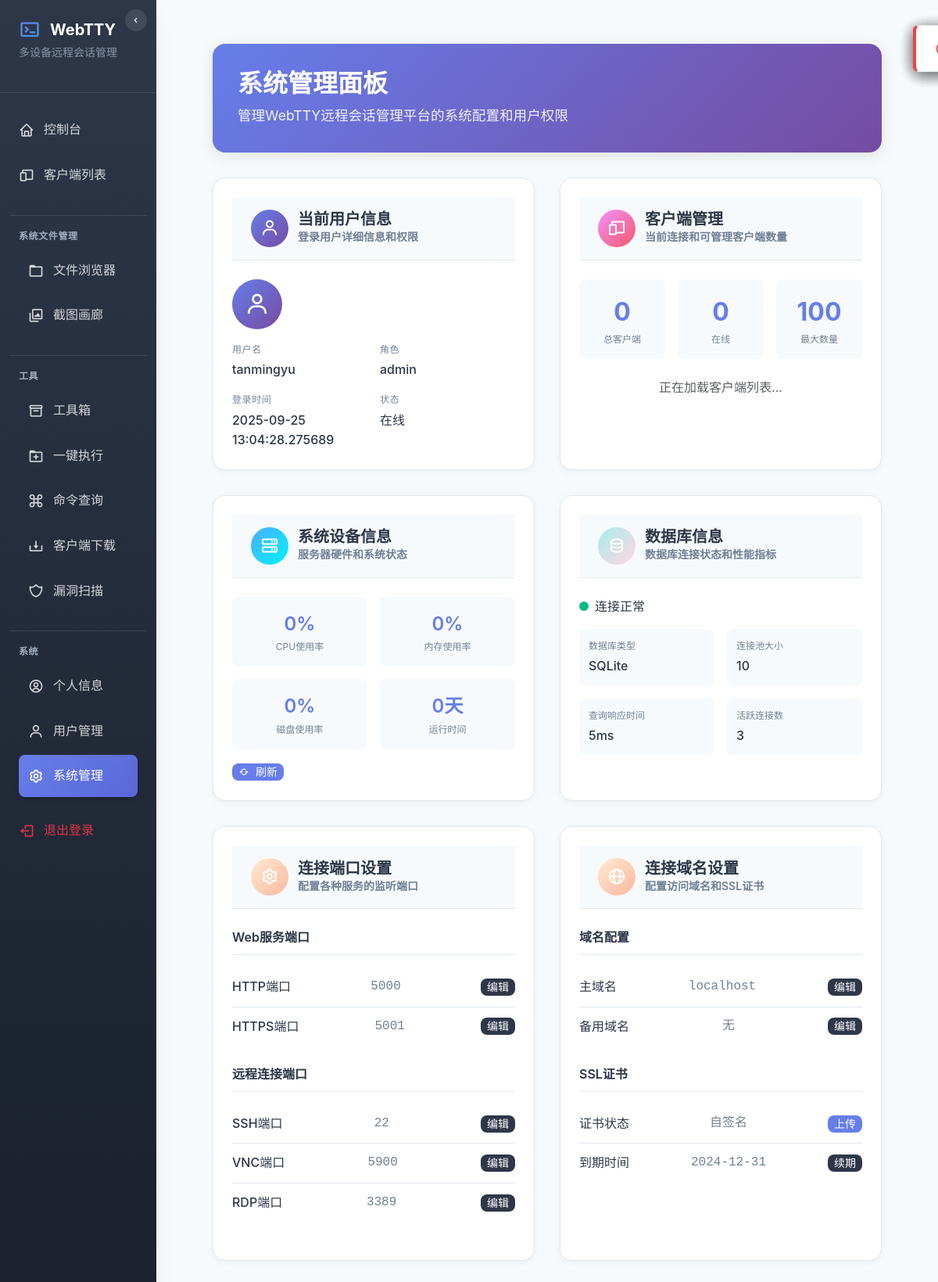
The app's page /admin (signed in), older data.
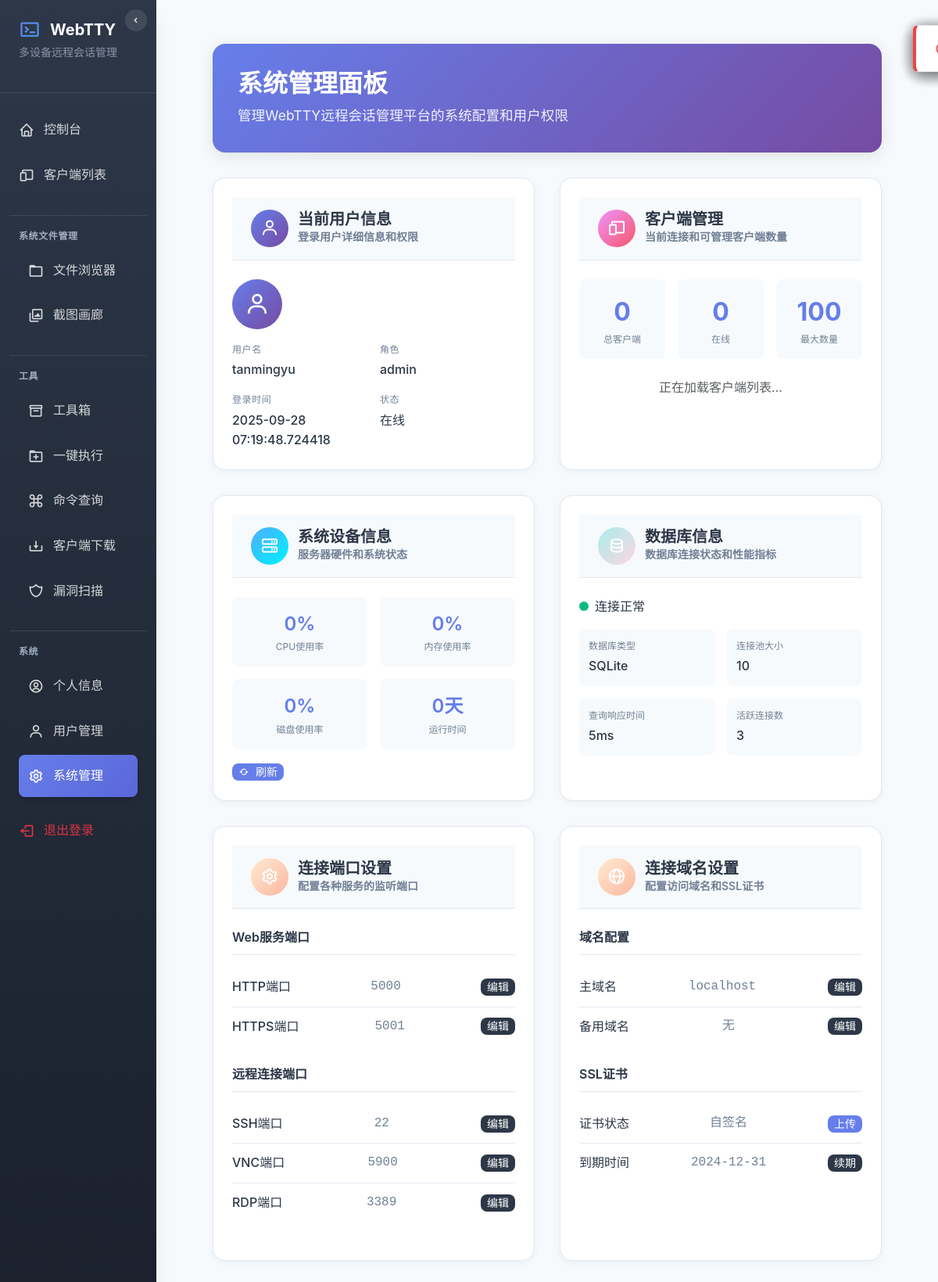
The same page, newer data.
### models.py (models this page shows, shortened)
class User(db.Model, UserMixin):
    __tablename__ = 'users'
    id = db.Column(db.Integer, primary_key=True)
    username = db.Column(db.String(64), unique=True, nullable=False)
    email = db.Column(db.String(120), unique=True, nullable=False)
    password_hash = db.Column(db.String(128), nullable=False)
    role_id = db.Column(db.Integer, db.ForeignKey('roles.id'))
    parent_id = db.Column(db.Integer, db.ForeignKey('users.id'), nullable=True)
    is_active = db.Column(db.Boolean, default=True)
    created_at = db.Column(db.DateTime, default=datetime.utcnow)
    last_login = db.Column(db.DateTime, nullable=True)
    role_type = db.Column('role', db.String(20), nullable=True)
    updated_at = db.Column(db.DateTime, default=datetime.utcnow, onupdate=datetime.utcnow)
    subordinates = db.relationship('User', backref=db.backref('parent', remote_side=[id]), lazy='dynamic')
    @property
    def password(self):
        raise AttributeError('密码不可读')
    def is_administrator(self):
        if hasattr(self, 'role_type') and self.role_type in {RoleType.SUPER_ADMIN.value, RoleType.ADMIN.value}:
            return True
        return bool(getattr(self, 'role', None) and self.role.name in ['admin', 'manager'])
    def is_guest(self):
        return self.role and self.role.name == 'guest'

class Role(db.Model):
    __tablename__ = 'roles'
    id = db.Column(db.Integer, primary_key=True)
    name = db.Column(db.String(20), unique=True, nullable=False)  # admin, manager, user
    description = db.Column(db.String(255))
    users = db.relationship('User', backref='role', lazy='dynamic')

### web/routes/admin_panel.py (the view)
@admin_panel_bp.route('/admin')
@login_required
@non_guest_required
def admin_panel():
    if not hasattr(current_user, 'role') or not current_user.is_administrator():
        return render_template('dashboard/error.html',
                             error_message='权限不足，需要管理员权限才能访问系统管理面板')
    page_data = {
        'current_user': current_user,
        'page_title': '系统管理面板',
        'breadcrumb': [
            {'name': '首页', 'url': '/'},
            {'name': '系统管理', 'url': None}
        ]
    }
    return render_template('dashboard/admin.html', **page_data)

### templates/dashboard/admin.html (shortened to what this page needs)
{% extends "dashboard/base.html" %}
{% block content %}
<div class="admin-container">
  <div class="admin-header">
    <h1 class="admin-title">系统管理面板</h1>
    <p class="admin-subtitle">管理WebTTY远程会话管理平台的系统配置和用户权限</p>
  </div>
  <div class="admin-grid">
    <div class="admin-card user-info">
      <div class="card-header">
        <div class="card-icon">
          <i class='bx bx-user'></i>
        </div>
        <div>
          <h3 class="card-title">当前用户信息</h3>
          <p class="card-subtitle">登录用户详细信息和权限</p>
        </div>
      </div>
      <div class="user-avatar">
        <i class='bx bx-user'></i>
      </div>
      <div class="user-details">
        <div class="user-detail-item">
          <span class="user-detail-label">用户名</span>
          <span class="user-detail-value">{{ current_user.username }}</span>
        </div>
        <div class="user-detail-item">
          <span class="user-detail-label">角色</span>
          <span class="user-detail-value">{{ current_user.role.name|default('用户') }}</span>
        </div>
        <div class="user-detail-item">
          <span class="user-detail-label">登录时间</span>
          <span class="user-detail-value">{{ current_user.last_login|default('未知') }}</span>
        </div>
        <div class="user-detail-item">
          <span class="user-detail-label">状态</span>
          <span class="user-detail-value">在线</span>
        </div>
      </div>
    </div>
    <div class="admin-card clients">
      <div class="card-header">
        <div class="card-icon">
          <i class='bx bx-devices'></i>
        </div>
        <div>
          <h3 class="card-title">客户端管理</h3>
          <p class="card-subtitle">当前连接和可管理客户端数量</p>
        </div>
      </div>
      <div class="client-stats">
        <div class="client-stat">
          <div class="client-stat-number" id="totalClients">0</div>
          <div class="client-stat-label">总客户端</div>
        </div>
        <div class="client-stat">
          <div class="client-stat-number" id="onlineClients">0</div>
          <div class="client-stat-label">在线</div>
        </div>
        <div class="client-stat">
          <div class="client-stat-number" id="maxClients">100</div>
          <div class="client-stat-label">最大数量</div>
        </div>
      </div>
      <div class="client-list" id="clientList">
        <div class="text-center text-muted">正在加载客户端列表...</div>
      </div>
    </div>
    <div class="admin-card system-info">
      <div class="card-header">
        <div class="card-icon">
          <i class='bx bx-server'></i>
        </div>
        <div>
          <h3 class="card-title">系统设备信息</h3>
          <p class="card-subtitle">服务器硬件和系统状态</p>
        </div>
      </div>
      <div class="system-stats">
        <div class="system-stat">
          <div class="system-stat-value" id="cpuUsage">0%</div>
          <div class="system-stat-label">CPU使用率</div>
        </div>
        <div class="system-stat">
          <div class="system-stat-value" id="memoryUsage">0%</div>
          <div class="system-stat-label">内存使用率</div>
        </div>
        <div class="system-stat">
          <div class="system-stat-value" id="diskUsage">0%</div>
          <div class="system-stat-label">磁盘使用率</div>
        </div>
        <div class="system-stat">
          <div class="system-stat-value" id="uptime">0天</div>
          <div class="system-stat-label">运行时间</div>
        </div>
      </div>
      <div class="mt-3">
        <button class="btn btn-primary btn-sm" onclick="refreshSystemInfo()">
          <i class='bx bx-refresh'></i> 刷新
        </button>
      </div>
    </div>
    <div class="admin-card database">
      <div class="card-header">
        <div class="card-icon">
          <i class='bx bx-data'></i>
        </div>
        <div>
          <h3 class="card-title">数据库信息</h3>
          <p class="card-subtitle">数据库连接状态和性能指标</p>
        </div>
      </div>
      <div class="db-status">
        <div class="db-status-indicator" id="dbStatusIndicator"></div>
        <span class="db-status-text" id="dbStatusText">连接正常</span>
      </div>
      <div class="db-info">
        <div class="db-info-item">
          <div class="db-info-label">数据库类型</div>
          <div class="db-info-value" id="dbType">SQLite</div>
        </div>
        <div class="db-info-item">
          <div class="db-info-label">连接池大小</div>
          <div class="db-info-value" id="dbPoolSize">10</div>
        </div>
        <div class="db-info-item">
          <div class="db-info-label">查询响应时间</div>
          <div class="db-info-value" id="dbResponseTime">5ms</div>
        </div>
        <div class="db-info-item">
          <div class="db-info-label">活跃连接数</div>
          <div class="db-info-value" id="dbActiveConnections">3</div>
        </div>
      </div>
    </div>
    <div class="admin-card settings">
      <div class="card-header">
        <div class="card-icon">
          <i class='bx bx-cog'></i>
        </div>
        <div>
          <h3 class="card-title">连接端口设置</h3>
          <p class="card-subtitle">配置各种服务的监听端口</p>
        </div>
      </div>
      <div class="setting-group">
        <div class="setting-group-title">Web服务端口</div>
        <div class="setting-item">
          <span class="setting-label">HTTP端口</span>
          <span class="setting-value">5000</span>
          <div class="setting-actions">
            <button class="btn btn-secondary btn-sm" onclick="editPort('http', 5000)">编辑</button>
          </div>
        </div>
        <div class="setting-item">
          <span class="setting-label">HTTPS端口</span>
          <span class="setting-value">5001</span>
          <div class="setting-actions">
            <button class="btn btn-secondary btn-sm" onclick="editPort('https', 5001)">编辑</button>
          </div>
        </div>
      </div>
      <div class="setting-group">
        <div class="setting-group-title">远程连接端口</div>
        <div class="setting-item">
          <span class="setting-label">SSH端口</span>
          <span class="setting-value">22</span>
          <div class="setting-actions">
            <button class="btn btn-secondary btn-sm" onclick="editPort('ssh', 22)">编辑</button>
          </div>
        </div>
        <div class="setting-item">
          <span class="setting-label">VNC端口</span>
          <span class="setting-value">5900</span>
          <div class="setting-actions">
            <button class="btn btn-secondary btn-sm" onclick="editPort('vnc', 5900)">编辑</button>
          </div>
        </div>
        <div class="setting-item">
          <span class="setting-label">RDP端口</span>
          <span class="setting-value">3389</span>
          <div class="setting-actions">
            <button class="btn btn-secondary btn-sm" onclick="editPort('rdp', 3389)">编辑</button>
          </div>
        </div>
      </div>
    </div>
    <div class="admin-card settings">
      <div class="card-header">
        <div class="card-icon">
          <i class='bx bx-globe'></i>
        </div>
        <div>
          <h3 class="card-title">连接域名设置</h3>
          <p class="card-subtitle">配置访问域名和SSL证书</p>
        </div>
      </div>
      <div class="setting-group">
        <div class="setting-group-title">域名配置</div>
        <div class="setting-item">
          <span class="setting-label">主域名</span>
          <span class="setting-value" id="mainDomain">localhost</span>
          <div class="setting-actions">
            <button class="btn btn-secondary btn-sm" onclick="editDomain('main')">编辑</button>
          </div>
        </div>
        <div class="setting-item">
          <span class="setting-label">备用域名</span>
          <span class="setting-value" id="backupDomain">无</span>
          <div class="setting-actions">
            <button class="btn btn-secondary btn-sm" onclick="editDomain('backup')">编辑</button>
          </div>
        </div>
      </div>
      <div class="setting-group">
        <div class="setting-group-title">SSL证书</div>
        <div class="setting-item">
          <span class="setting-label">证书状态</span>
          <span class="setting-value" id="sslStatus">自签名</span>
          <div class="setting-actions">
            <button class="btn btn-primary btn-sm" onclick="uploadSSL()">上传</button>
          </div>
        </div>
        <div class="setting-item">
          <span class="setting-label">到期时间</span>
          <span class="setting-value" id="sslExpiry">2024-12-31</span>
          <div class="setting-actions">
            <button class="btn btn-secondary btn-sm" onclick="renewSSL()">续期</button>
          </div>
        </div>
      </div>
    </div>
  </div>
</div>
{% endblock %}

### templates/dashboard/base.html (shortened to what this page needs)
<!DOCTYPE html>
<html lang="zh-CN">
<head>
  <link href="https://cdn.jsdelivr.net/npm/bootstrap@5.3.0/dist/css/bootstrap.min.css" rel="stylesheet">
  <link href="https://cdn.jsdelivr.net/npm/boxicons@2.0.7/css/boxicons.min.css" rel="stylesheet">
  <link rel="stylesheet" href="{{ url_for('static', filename='css/base.css') }}">
  <link rel="stylesheet" href="{{ url_for('static', filename='css/layout.css') }}">
  <link rel="stylesheet" href="{{ url_for('static', filename='css/components.css') }}">
</head>
<body>
  <div class="app-layout">
    <nav class="sidebar">
      <div class="sidebar-header">
        <button class="sidebar-toggle" onclick="toggleSidebar()">
          <i class='bx bx-chevron-left'></i>
        </button>
        <h3 class="sidebar-title">
          <i class='bx bx-terminal'></i>
          <span>WebTTY</span>
        </h3>
        <p class="sidebar-subtitle">多设备远程会话管理</p>
      </div>
      <div class="sidebar-nav">
        <div class="nav-item">
          <a href="{{ url_for('dashboard.index') }}" class="nav-link {% if request.endpoint == 'dashboard.index' %}active{% endif %}">
            <i class='bx bx-home'></i>
            <span>控制台</span>
          </a>
        </div>
        <div class="nav-item">
          <a href="{{ url_for('dashboard.clients') }}" class="nav-link {% if request.endpoint == 'dashboard.clients' %}active{% endif %}">
            <i class='bx bx-devices'></i>
            <span>客户端列表</span>
          </a>
        </div>
        <div class="nav-section">
          <div class="nav-section-title">系统文件管理</div>
          <div class="nav-item">
            <a href="{{ url_for('assets.downloads') }}" class="nav-link {% if request.endpoint == 'assets.downloads' %}active{% endif %}">
              <i class='bx bx-folder'></i>
              <span>文件浏览器</span>
            </a>
          </div>
          <div class="nav-item">
            <a href="{{ url_for('assets.screenshots') }}" class="nav-link {% if request.endpoint == 'assets.screenshots' %}active{% endif %}">
              <i class='bx bx-images'></i>
              <span>截图画廊</span>
            </a>
          </div>
        </div>
        <div class="nav-section">
          <div class="nav-section-title">工具</div>
          <div class="nav-item">
            <a href="{{ url_for('toolbox.toolbox') }}" class="nav-link {% if request.endpoint == 'toolbox.toolbox' %}active{% endif %}">
              <i class='bx bx-box'></i>
              <span>工具箱</span>
            </a>
          </div>
          <div class="nav-item">
            <a href="{{ url_for('assets.file_manager') }}" class="nav-link {% if request.endpoint == 'assets.shell_script' %}active{% endif %}">
              <i class='bx bx-folder-plus'></i>
              <span>一键执行</span>
            </a>
          </div>
          <div class="nav-item">
            <a href="{{ url_for('assets.commands') }}" class="nav-link {% if request.endpoint == 'assets.commands' %}active{% endif %}">
              <i class='bx bx-command'></i>
              <span>命令查询</span>
            </a>
          </div>
          <div class="nav-item">
            <a href="{{ url_for('assets.client_download') }}" class="nav-link {% if request.endpoint == 'assets.client_download' %}active{% endif %}">
              <i class='bx bx-download'></i>
              <span>客户端下载</span>
            </a>
          </div>
          <div class="nav-item">
            <a href="{{ url_for('vulnerability_scan.vulnerability_scan_page') }}" class="nav-link {% if request.endpoint == 'vulnerability_scan.vulnerability_scan_page' %}active{% endif %}">
              <i class='bx bx-shield-alt-2'></i>
              <span>漏洞扫描</span>
            </a>
          </div>
        </div>
        <div class="nav-section">
          <div class="nav-section-title">系统</div>
          <div class="nav-item">
            <a href="{{ url_for('profile.index') }}" class="nav-link {% if request.endpoint == 'profile.index' %}active{% endif %}">
              <i class='bx bx-user-circle'></i>
              <span>个人信息</span>
            </a>
          </div>
          <div class="nav-item">
            <a href="{{ url_for('user_management.user_management') }}" class="nav-link {% if request.endpoint == 'user_management.user_management' %}active{% endif %}">
              <i class='bx bx-user'></i>
              <span>用户管理</span>
            </a>
          </div>
          <div class="nav-item">
            <a href="{{ url_for('admin_panel.admin_panel') }}" class="nav-link {% if request.endpoint == 'admin_panel.admin_panel' %}active{% endif %}">
              <i class='bx bx-cog'></i>
              <span>系统管理</span>
            </a>
          </div>
        </div>
        <div class="nav-item mt-auto">
          <a href="{{ url_for('auth.logout') }}" class="nav-link text-danger">
            <i class='bx bx-log-out'></i>
            <span>退出登录</span>
          </a>
        </div>
      </div>
    </nav>
    <main class="main-content">
      <div class="content-wrapper">
        {% block content %}{% endblock %}
      </div>
    </main>
  </div>
</body>
</html>

Row changes from the older to the newer data that the page shows:
changed User "tanmingyu": last_login "2025-09-25 13:04:28.275689" → "2025-09-28 07:19:48.724418"
